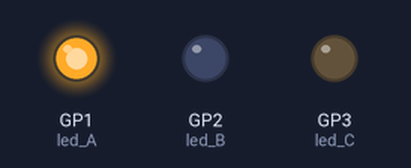
Bench run of a program on a simulated Raspberry Pi Pico running MicroPython. Shown: output pins drawn as LEDs (lit = HIGH).

Above: at 0.5 s.
At 1.5 s:
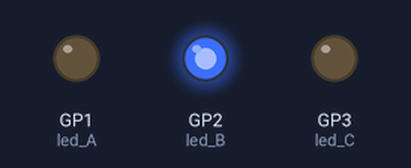
At 5.5 s:
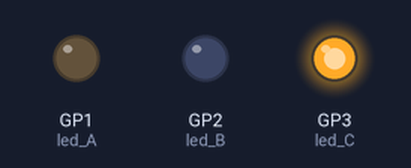
Timing chart, 0 to 6.9 s (numbered marks = the images above):
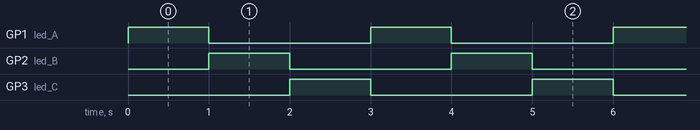

Measured:
- by itself, GP1 (led_A), GP2 (led_B), GP3 (led_C): alternates HIGH for 1.0 s and LOW for 2.0 s
- by itself, everything shown: repeats every 3.0 s, in 3 steps

The program:

main.py
```python
import machine
from machine import Pin
import utime


SEG_A = 1
SEG_B = 2
SEG_C = 3

def main():
    led_A = Pin(SEG_A, Pin.OUT)
    led_B = Pin(SEG_B, Pin.OUT)
    led_C = Pin(SEG_C, Pin.OUT)

    led_B.off()
    led_C.off()

    led_A.on()
    utime.sleep(1)
    led_A.off()
    led_B.on()
    utime.sleep(1)
    led_B.off()
    led_C.on()
    utime.sleep(1)
    led_C.off()
    return None

while True:
    main()
```
